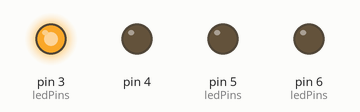
Simulated run of this sketch. Board: Arduino Uno, built with avr-gcc and run on an emulated ATmega328P. Parts: output pins drawn as LEDs (lit = HIGH).

Above: at 0.05 s.
At 2.25 s:
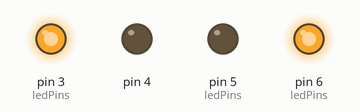
At 4.5 s:
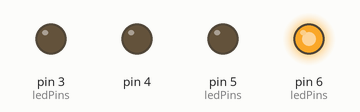
Timing chart, 0 to 5.9 s (numbered marks = the images above):
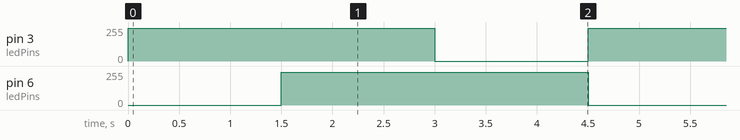

The sketch:

E2.ino
```cpp
void setup()
{
  pinMode(3, OUTPUT);
  pinMode(4, OUTPUT);
  pinMode(5, OUTPUT);
}
int ledPins [] = {3,6,5};
unsigned int yellowColor[] = {245,245,0};
unsigned int redColor[] = {245,0,0};
unsigned int greenColor[] = {0,245,0};
void loop()
{
  //red
  lightLed(ledPins, redColor, 3);
  delay(1500);

  //yellow
  lightLed(ledPins, yellowColor, 3);
  delay(1500);

  //green
  lightLed(ledPins, greenColor, 3);
  delay(1500);
}

void lightLed(int rgbPins[], unsigned int rgbValues[], int numberOfPins){
  for(int i=0; i<numberOfPins; i++){
  	analogWrite(rgbPins[i],rgbValues[i]);
  }
}
```

Measured:
- by itself, pin 3 (ledPins), pin 6 (ledPins): alternates 245/255 for 3.0 s and 0/255 for 1.5 s
